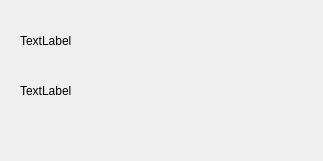
<?xml version="1.0" encoding="UTF-8"?>
<ui version="4.0">
 <class>Form</class>
 <widget class="QWidget" name="Form">
  <property name="geometry">
   <rect>
    <x>0</x>
    <y>0</y>
    <width>323</width>
    <height>161</height>
   </rect>
  </property>
  <property name="windowTitle">
   <string>Form</string>
  </property>
  <widget class="QLabel" name="name">
   <property name="geometry">
    <rect>
     <x>20</x>
     <y>10</y>
     <width>151</width>
     <height>61</height>
    </rect>
   </property>
   <property name="text">
    <string>TextLabel</string>
   </property>
  </widget>
  <widget class="QLabel" name="label_2">
   <property name="geometry">
    <rect>
     <x>20</x>
     <y>60</y>
     <width>151</width>
     <height>61</height>
    </rect>
   </property>
   <property name="text">
    <string>TextLabel</string>
   </property>
  </widget>
 </widget>
 <resources/>
 <connections/>
</ui>
